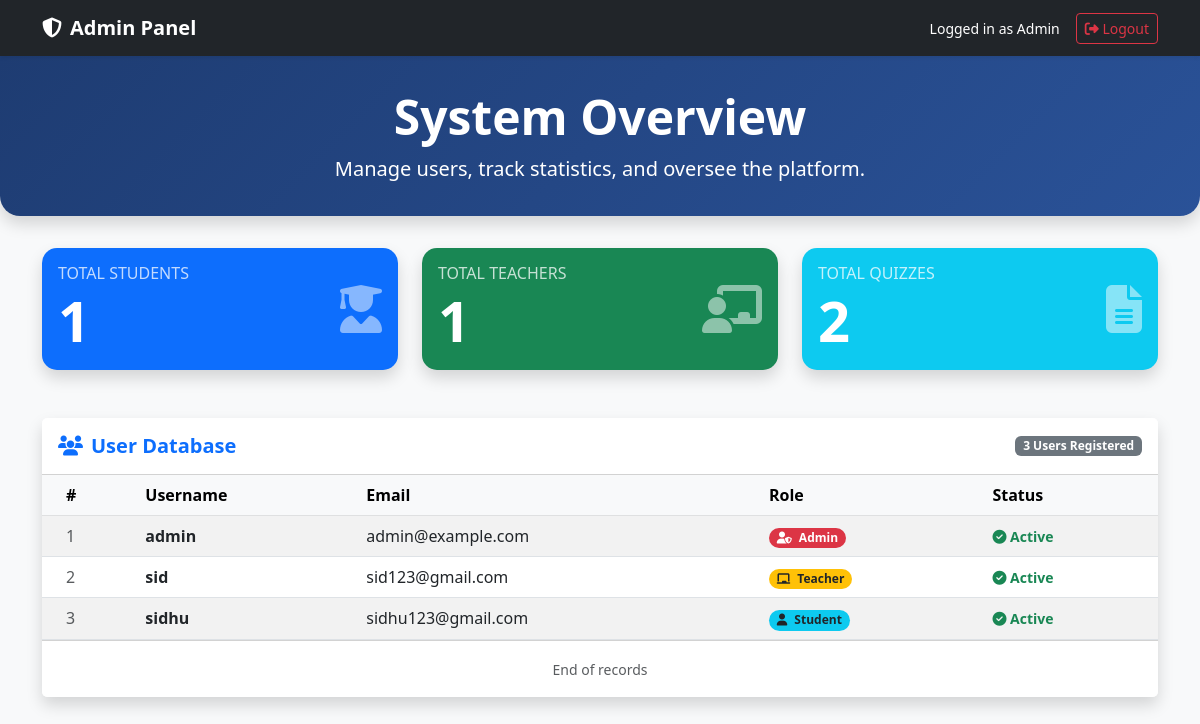
The app's page /admin/dashboard (signed in) with its own data.
### controller/models.py (models this page shows, shortened)
class User(db.Model):
    _tablename_ = "user"
    id = db.Column(db.Integer, primary_key=True, autoincrement=True)
    username = db.Column(db.String(50), unique=True, nullable=False)
    email = db.Column(db.String(120), unique=True, nullable=False)
    password = db.Column(db.String(200), nullable=False)
    roles = db.relationship("UserRole", back_populates="user")

class Role(db.Model):
    _tablename_ = "role"
    id = db.Column(db.Integer, primary_key=True, autoincrement=True)
    name = db.Column(db.String(50), unique=True, nullable=False)

### app.py (the view)
@app.route("/admin/dashboard")
def admin_dashboard():
    if 'user_id' not in session or session.get('role_id') != 1:
        return redirect(url_for('login'))
    total_students = UserRole.query.filter_by(role_id=3).count()
    total_teachers = UserRole.query.filter_by(role_id=2).count()
    total_quizzes = Quiz.query.count()
    all_users = db.session.query(User, Role.name).\
        select_from(User).\
        join(UserRole, User.id == UserRole.user_id).\
        join(Role, UserRole.role_id == Role.id).\
        all()
    return render_template("admin_dashboard.html",
                           username=session.get('username'),
                           total_students=total_students,
                           total_teachers=total_teachers,
                           total_quizzes=total_quizzes,
                           all_users=all_users)

### templates/admin_dashboard.html (shortened to what this page needs)
<!DOCTYPE html>
<html lang="en">
<head>
    <link href="https://cdn.jsdelivr.net/npm/bootstrap@5.3.0/dist/css/bootstrap.min.css" rel="stylesheet">
    <link rel="stylesheet" href="https://cdnjs.cloudflare.com/ajax/libs/font-awesome/6.4.0/css/all.min.css">
</head>
<body class="bg-light">
    <nav class="navbar navbar-expand-lg navbar-dark bg-dark shadow-sm">
        <div class="container">
            <a class="navbar-brand fw-bold" href="#">
                <i class="fas fa-shield-alt me-2"></i>Admin Panel
            </a>
            <div class="d-flex align-items-center">
                <span class="text-white me-3 small">Logged in as Admin</span>
                <a href="{{ url_for('logout') }}" class="btn btn-outline-danger btn-sm">
                    <i class="fas fa-sign-out-alt"></i> Logout
                </a>
            </div>
        </div>
    </nav>
    <header class="dashboard-header shadow">
        <div class="container text-center">
            <h1 class="display-5 fw-bold">System Overview</h1>
            <p class="lead mb-0">Manage users, track statistics, and oversee the platform.</p>
        </div>
    </header>
    <div class="container">
        <div class="row g-4 mb-5">
            <div class="col-md-4">
                <div class="card stats-card bg-primary text-white h-100 shadow">
                    <div class="card-body d-flex justify-content-between align-items-center">
                        <div>
                            <h6 class="text-uppercase mb-1 opacity-75">Total Students</h6>
                            <h2 class="display-4 fw-bold mb-0">{{ total_students }}</h2>
                        </div>
                        <i class="fas fa-user-graduate fa-3x opacity-50"></i>
                    </div>
                </div>
            </div>
            <div class="col-md-4">
                <div class="card stats-card bg-success text-white h-100 shadow">
                    <div class="card-body d-flex justify-content-between align-items-center">
                        <div>
                            <h6 class="text-uppercase mb-1 opacity-75">Total Teachers</h6>
                            <h2 class="display-4 fw-bold mb-0">{{ total_teachers }}</h2>
                        </div>
                        <i class="fas fa-chalkboard-teacher fa-3x opacity-50"></i>
                    </div>
                </div>
            </div>
            <div class="col-md-4">
                <div class="card stats-card bg-info text-white h-100 shadow">
                    <div class="card-body d-flex justify-content-between align-items-center">
                        <div>
                            <h6 class="text-uppercase mb-1 opacity-75">Total Quizzes</h6>
                            <h2 class="display-4 fw-bold mb-0">{{ total_quizzes }}</h2>
                        </div>
                        <i class="fas fa-file-alt fa-3x opacity-50"></i>
                    </div>
                </div>
            </div>
        </div>
        <div class="card shadow border-0 mb-5">
            <div class="card-header bg-white py-3 d-flex justify-content-between align-items-center">
                <h5 class="mb-0 text-primary fw-bold"><i class="fas fa-users me-2"></i>User Database</h5>
                <span class="badge bg-secondary">{{ all_users|length }} Users Registered</span>
            </div>
            <div class="card-body p-0">
                <div class="table-responsive">
                    <table class="table table-hover table-striped align-middle mb-0">
                        <thead class="table-light">
                            <tr>
                                <th class="ps-4">#</th>
                                <th>Username</th>
                                <th>Email</th>
                                <th>Role</th>
                                <th>Status</th>
                            </tr>
                        </thead>
                        <tbody>
                            {% for user, role_name in all_users %}
                            <tr>
                                <td class="ps-4 text-muted">{{ loop.index }}</td>
                                <td class="fw-bold">{{ user.username }}</td>
                                <td>{{ user.email }}</td>
                                <td>
                                    {% if role_name == 'Admin' %}
                                        <span class="badge bg-danger rounded-pill">
                                            <i class="fas fa-user-shield me-1"></i> {{ role_name }}
                                        </span>
                                    {% elif role_name == 'Teacher' %}
                                        <span class="badge bg-warning text-dark rounded-pill">
                                            <i class="fas fa-chalkboard me-1"></i> {{ role_name }}
                                        </span>
                                    {% else %}
                                        <span class="badge bg-info text-dark rounded-pill">
                                            <i class="fas fa-user me-1"></i> {{ role_name }}
                                        </span>
                                    {% endif %}
                                </td>
                                <td>
                                    <span class="text-success small fw-bold">
                                        <i class="fas fa-check-circle"></i> Active
                                    </span>
                                </td>
                            </tr>
                            {% endfor %}
                        </tbody>
                    </table>
                </div>
            </div>
            <div class="card-footer bg-white text-center py-3">
                <small class="text-muted">End of records</small>
            </div>
        </div>
    </div>
</body>
</html>

### templates/admin_dashboard.html (style rules this page uses)
.stats-card { border: none; border-radius: 15px; transition: transform 0.3s; }
.dashboard-header { background: linear-gradient(135deg, #1e3c72 0%, #2a5298 100%); color: white; padding: 2rem 0; margin-bottom: 2rem; border-radius: 0 0 20px 20px; }

### records on screen
User: username "admin", email "admin@example.com", name "Admin"
User: username "sid", email "sid123@gmail.com", name "Teacher"
User: username "sidhu", email "sidhu123@gmail.com", name "Student"

### other values on screen
{{ total_students }} "1"
{{ total_teachers }} "1"
{{ total_quizzes }} "2"
{{ all_users|length }} "3"
